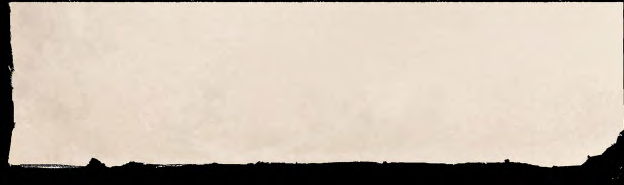
#> input picture data/lost-ruins-of-arnak/hephaestus/images/all/component_p11_img17.png, 624 x 185 px
$ python -i extract_api.py   (imports and definitions only)
#> lines starting #> are read from the running program, lines starting #| are printed output that depends on the picture
#> further down, picture is the input picture: PIL image 624x185 RGB; mean R, G, B 199.1, 187.2, 173.9
#!/usr/bin/env python3
"""
HEPHAESTUS API for MOBIUS integration.
Simplified wrapper that uses PyMuPDF directly for PDF image extraction.
"""

import json
import sys
import os
import io
import hashlib
from pathlib import Path
from typing import Dict, List, Any, Optional

import fitz  # PyMuPDF
from PIL import Image, ImageFilter, ImageOps

try:
    import imagehash
except ImportError:
    imagehash = None

try:
    import numpy as np
except ImportError:
    np = None

from native_extract import extract_all_native_images


# [157 lines left out: functions extract_embedded_images, classify_image, visual_information_metrics, compute_phash, not called in this run]


def is_background_image(pil_image: Image.Image, uniformity_threshold: float = 0.6) -> bool:
    """
    Detect if an image is likely a background/decorative element.

    Backgrounds typically have:
    - High color uniformity (>60% similar colors)
    - Low edge complexity
    - Large uniform regions

    NOTE: This is conservative - we only filter obvious backgrounds.
    Solid-color game pieces (meeples, tokens) should NOT be filtered.
    """
#> called with uniformity_threshold = 0.6
    try:
        # Convert to RGB if needed
        if pil_image.mode != 'RGB':
            pil_image = pil_image.convert('RGB')

        # Very small images are likely tokens, not backgrounds
        if pil_image.size[0] < 100 and pil_image.size[1] < 100:
            return False

        # Resize for faster analysis
        small = pil_image.resize((50, 50), Image.Resampling.LANCZOS)
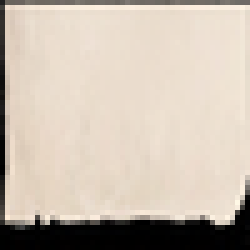
#> small: PIL image 50x50 RGB (shown 5 times larger); mean R, G, B 199.7, 187.7, 174.4
        pixels = np.array(small)

        # Calculate color uniformity
        pixels_flat = pixels.reshape(-1, 3)
#> pixels_flat = 2500 rows, first 8: [34, 32, 31], [110, 103, 94], [105, 100, 93], [107, 100, 95], [108, 101, 94], [123, 116, 107], [117, 112, 104], [111, 106, 98]
        unique_colors, counts = np.unique(pixels_flat, axis=0, return_counts=True)
#> unique_colors = 777 rows, first 8: [0, 0, 0], [0, 0, 1], [0, 0, 2], [0, 1, 0], [0, 1, 1], [0, 1, 2], [0, 1, 3], [1, 0, 0]; counts = 777 values, max 92 at index 558, min 1 at index 5, mean 3.22

        if len(counts) == 0:
            return True

        most_common_pct = counts.max() / counts.sum()
#> most_common_pct = 0.0368

        # Very high uniformity (>80%) suggests background - but NOT solid color tokens
        # Backgrounds often have slight gradients, so we look for VERY high uniformity
        if most_common_pct > 0.85:
            return True

        # Check if it's a gradient (typical of backgrounds)
        # Gradients have low local variance but colors spread across the image
        gray = np.array(pil_image.convert('L').resize((50, 50)))
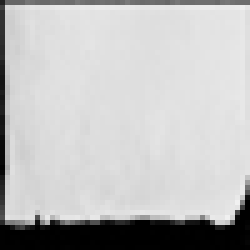
#> gray: shape (50, 50) (shown 5 times larger); min 0, max 241, mean 189.6

        # Calculate gradient magnitude
        grad_x = np.abs(np.diff(gray, axis=1))
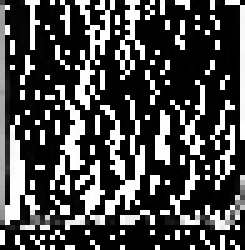
#> grad_x: shape (50, 49) (shown 5 times larger); min 0, max 255, mean 75.5
        grad_y = np.abs(np.diff(gray, axis=0))
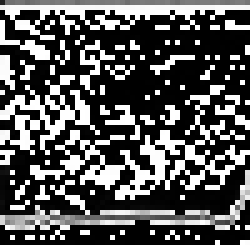
#> grad_y: shape (49, 50) (shown 5 times larger); min 0, max 255, mean 88.6

        # Smooth gradients have low max gradient but spread values
        max_grad = max(grad_x.max(), grad_y.max())
#> max_grad = 255
        mean_grad = (grad_x.mean() + grad_y.mean()) / 2
#> mean_grad = 82.05

        # Low gradient variation + low contrast = likely background
        if max_grad < 20 and mean_grad < 5:
            return True

        return False

    except Exception as e:
        print(f"Warning: Background detection failed: {e}", file=sys.stderr)
        return False


# [542 lines left out: functions segment_component_page, merge_overlapping_boxes, rasterize_reference_pages, rasterize_component_overview_pages, save_images, deduplicate_images and 2 more, not called in this run]


# [2 lines not run here, left out]

>>> from PIL import Image
>>> picture = Image.open('../data/lost-ruins-of-arnak/hephaestus/images/all/component_p11_img17.png')
>>> result = is_background_image(picture)
#> result = False
